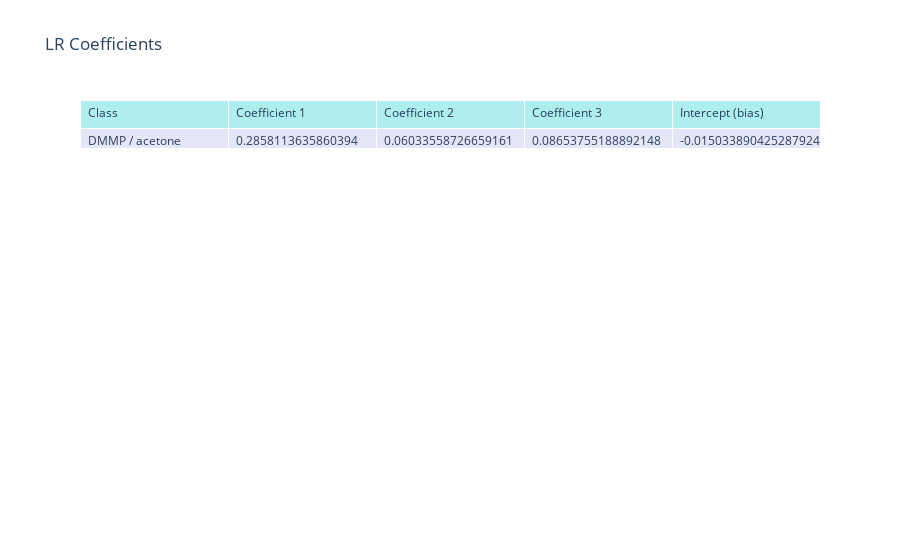
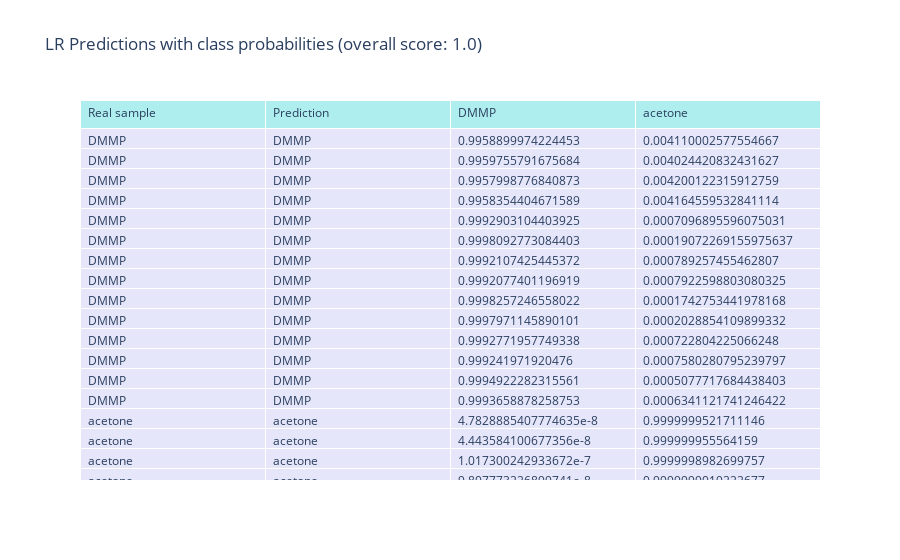
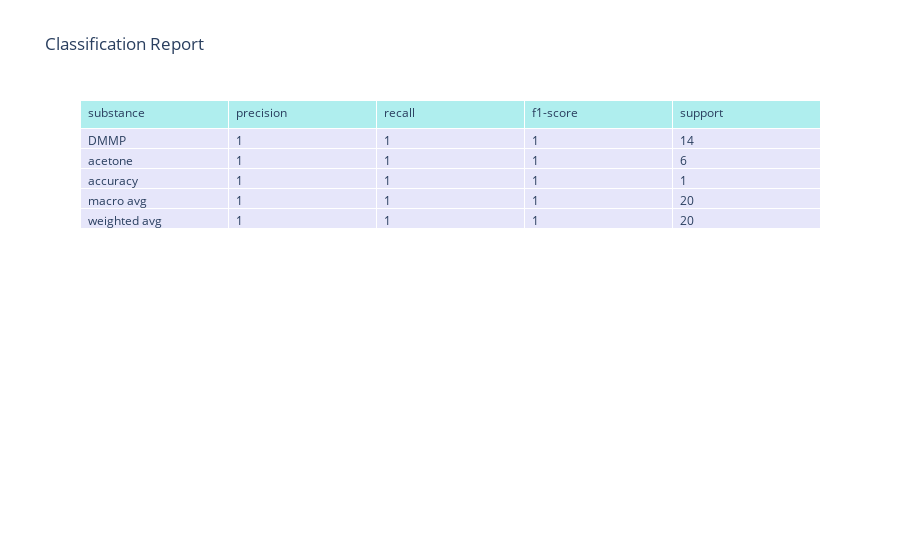
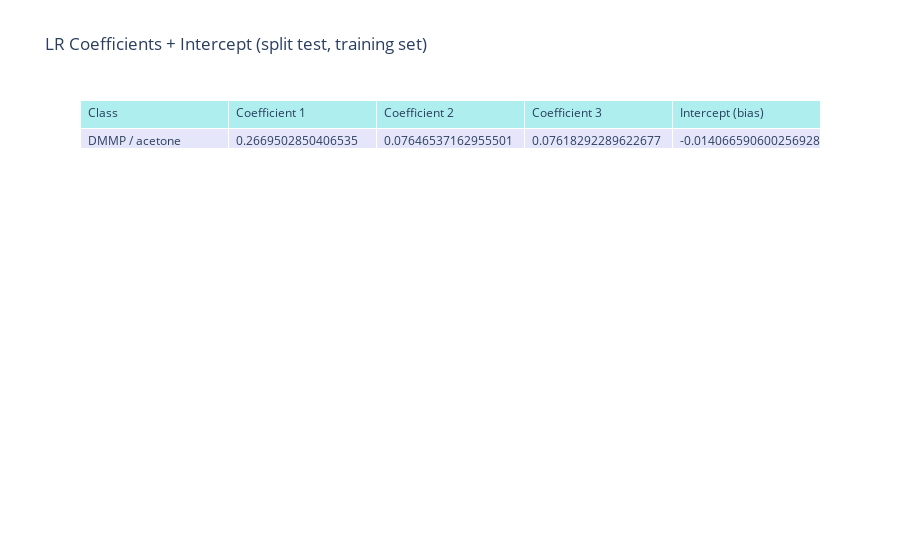

Source (notebook cell) for these figures, in order:
### Markdown cell above
## Model training

To classify our data, we will utilize a LR (Logistic Regression) object. The LR class is designed to automatically recognize the type of data it is provided with. In the case of receiving a PCADataModel object, it will default to using the array_scores as its x regressor for the logistic regression model.

The LR model is configured to perform split testing, with 70% of the data allocated for the training set and the remaining 30% for the evaluation set. Upon completion of the model training, the confusion matrix and classification report indicate promising results.

### Code cell
from chemfusekit.lr import LRSettings, LR

# Initialize the settings to produce graph output and perform split testing
lr_settings = LRSettings(output='graphical', test_split=True)

# Initialize and train LR
lr = LR(lr_settings, reduced_dataset)
lr.train()

### Figure 1 — Plotly figure (JSON) as saved in the notebook; plotly's stock layout.template omitted (floating-point values rounded to 4 significant figures)
{"data": [{"cells": {"align": "left", "fill": {"color": "lavender"}, "values": [["DMMP / acetone"], ["0.2858113635860394"], ["0.06033558726659161"], ["0.08653755188892148"], ["-0.015033890425287924"]]}, "header": {"align": "left", "fill": {"color": "paleturquoise"}, "values": ["Class", "Coefficient 1", "Coefficient 2", "Coefficient 3", "Intercept (bias)"]}, "type": "table"}], "layout": {"title": {"text": "LR Coefficients"}}}

### Figure 2 — Plotly figure (JSON) as saved in the notebook; plotly's stock layout.template omitted (floating-point values rounded to 4 significant figures)
{"data": [{"cells": {"align": "left", "fill": {"color": "lavender"}, "values": [["DMMP", "DMMP", "DMMP", "DMMP", "DMMP", "DMMP", "DMMP", "DMMP", "DMMP", "DMMP", "DMMP", "DMMP", "DMMP", "DMMP", "acetone", "acetone", "acetone", "acetone", "acetone", "acetone"], ["DMMP", "DMMP", "DMMP", "DMMP", "DMMP", "DMMP", "DMMP", "DMMP", "DMMP", "DMMP", "DMMP", "DMMP", "DMMP", "DMMP", "acetone", "acetone", "acetone", "acetone", "acetone", "acetone"], [0.9959, 0.996, 0.9958, 0.9958, 0.9993, 0.9998, 0.9992, 0.9992, 0.9998, 0.9998, 0.9993, 0.9992, 0.9995, 0.9994, 4.783e-08, 4.444e-08, 1.017e-07, 9.808e-08, 1.071e-07, 9.287e-08], [0.00411, 0.004024, 0.0042, 0.004165, 0.0007097, 0.0001907, 0.0007893, 0.0007923, 0.0001743, 0.0002029, 0.0007228, 0.000758, 0.0005078, 0.0006341, 1.0, 1.0, 1.0, 1.0, 1.0, 1.0]]}, "header": {"align": "left", "fill": {"color": "paleturquoise"}, "values": ["Real sample", "Prediction", "DMMP", "acetone"]}, "type": "table"}], "layout": {"title": {"text": "LR Predictions with class probabilities (overall score: 1.0)"}}}

### Figure 3 — Plotly figure (JSON) as saved in the notebook; plotly's stock layout.template omitted (floating-point values rounded to 4 significant figures)
{"data": [{"cells": {"align": "left", "fill": {"color": "lavender"}, "values": [["DMMP", "acetone", "accuracy", "macro avg", "weighted avg"], [1, 1, 1, 1, 1], [1, 1, 1, 1, 1], [1, 1, 1, 1, 1], [14, 6, 1, 20, 20]]}, "header": {"align": "left", "fill": {"color": "paleturquoise"}, "values": ["substance", "precision", "recall", "f1-score", "support"]}, "type": "table"}], "layout": {"title": {"text": "Classification Report"}}}

### Figure 4 — Plotly figure (JSON) as saved in the notebook; plotly's stock layout.template omitted (floating-point values rounded to 4 significant figures)
{"data": [{"cells": {"align": "left", "fill": {"color": "lavender"}, "values": [["DMMP / acetone"], ["0.2669502850406535"], ["0.07646537162955501"], ["0.07618292289622677"], ["-0.014066590600256928"]]}, "header": {"align": "left", "fill": {"color": "paleturquoise"}, "values": ["Class", "Coefficient 1", "Coefficient 2", "Coefficient 3", "Intercept (bias)"]}, "type": "table"}], "layout": {"title": {"text": "LR Coefficients + Intercept (split test, training set)"}}}
